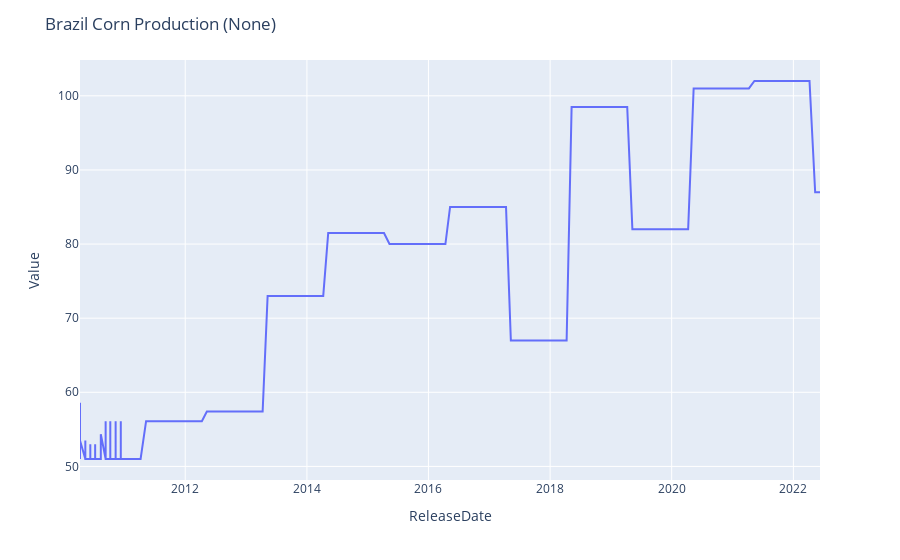

Here is the notebook cell this chart was saved with:
### Code cell
plot_values(country_df_actual_values)

### Figure 1 — Plotly figure (JSON) as saved in the notebook; plotly's stock layout.template omitted (floating-point values rounded to 4 significant figures; data arrays with more than 128 entries replaced by an {"elided": "..."} marker saying what was removed)
{"data": [{"customdata": {"elided": "163x1 str values"}, "hovertemplate": "ReleaseDate=%{x}<br>Value=%{y}<br>MarketYear=%{customdata[0]}<extra></extra>", "legendgroup": "", "line": {"color": "#636efa", "dash": "solid"}, "marker": {"symbol": "circle"}, "mode": "lines", "name": "", "orientation": "v", "showlegend": false, "type": "scatter", "x": {"elided": "163 str values"}, "xaxis": "x", "y": {"elided": "163 float values"}, "yaxis": "y"}], "layout": {"legend": {"tracegroupgap": 0}, "margin": {"t": 60}, "title": {"text": "Brazil Corn Production (None)"}, "xaxis": {"anchor": "y", "domain": [0, 1], "title": {"text": "ReleaseDate"}}, "yaxis": {"anchor": "x", "domain": [0, 1], "title": {"text": "Value"}}}}
